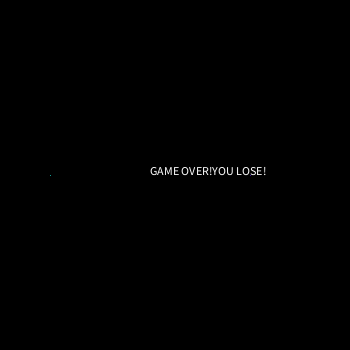
Frame 1 (no input)
Frame 60 (the mouse pressed at the canvas centre just before this capture): identical to frame 1, image omitted
Frame 120 (the mouse held since frame 60 and released just before this capture): identical to frame 1, image omitted

The Processing sketch that drew this single still picture (run headless with seeded random() and noise(); from frame 60 on, the mouse is pressed at the canvas centre):

// Processing sketch: processing_83434
// ── processing_83434.pde

//Allison Wong, Tron, CP1 mods 4-5

int x = 50;
int y = 175;
int direction = RIGHT;
int compX = 250;
int compY = 175;
int compDir = LEFT;
boolean gameOver = false;
void setup()
{
  size(350,350);
  background(0);
}
void draw()
{
if (gameOver == false)
  {
    human ();
    computer ();
    }
  }
void human ()
{
  if(get(x,y) != color(206,25,155))
  {
      gameOver = true; 
      text("GAME OVER!YOU LOSE!",150,175);
    }
    stroke(22,219,204);
    point(x,y);
    if(direction == RIGHT)
    {
      x++;
    }
    else if(direction == LEFT)
    {
      x--;
    }
    else if(direction == UP)
    {
      y--;
    }
    else if(direction == DOWN)
    {
      y++;
    }
}
void keyPressed()
{
  if(key == 'z')
  {
    direction = RIGHT;
  }
  else if(key == 'a')
  {
    direction = LEFT;
  }
  else if(key == 'c')
  {
    direction = UP;
  }
  else if(key == 'e')
  {
    direction = DOWN;
  }
}
void computer ()
{
  stroke (84,22,219);
  point (compX, compY);
  if (compDir == RIGHT)
  {
    compX++;
    if (get(compX+1, compY) != color (0,0,0))
    {
      compDir = DOWN;
    }
  }
  else if (compDir == DOWN)
  {
    compY++;
    if (get(compX, compY+1)!= color (0,0,0))
    {
      compDir = LEFT;
    }
  }
  else if (compDir == LEFT)
  {
    compX--;
    if (get(compX-1, compY) != color (0,0,0))
    {
      compDir = UP;
    }
  }
  else if (compDir == UP)
  {
    compY--;
    if (get(compX, compY-1) != color (0,0,0))
    {
      compDir = RIGHT;
    }
    if (get(compX, compY) != color (0,0,0))
    {
    gameOver = true;
    text("YOU WIN!",175,175);
    }
  }
}
